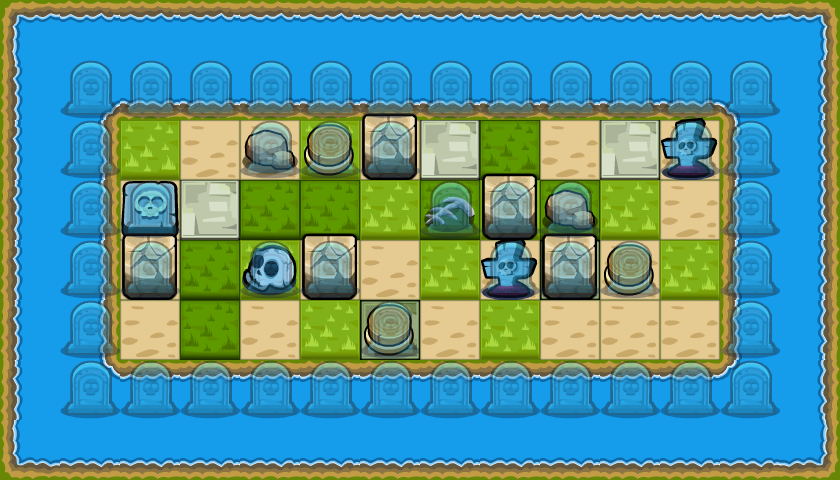

The image is a tile-based game level rendered from a .tmx file. Its description and source (layers, tilesets, objects; grid data summarised) follow:
An orthogonal 14x8 tile map with 60x60 px tiles, 4 tile layers (background_layer, build1_layer, build2_layer, collision_layer), 2 tilesets and 5 objects.

<map version="1.0" orientation="orthogonal" width="14" height="8" tilewidth="60" tileheight="60">
 <tileset firstgid="1" name="map" tilewidth="60" tileheight="60">
  <image source="map.png" width="480" height="360" />
  <tile id="44">
   <properties>
    <property name="isColide" value="true" />
   </properties>
  </tile>
 </tileset>
 <tileset firstgid="49" name="res_map_0_3" tilewidth="58" tileheight="67">
  <image source="res_map_0_3.png" width="58" height="201" />
 </tileset>
 <layer name="background_layer" width="14" height="8">
  <data>[112 cells, 112 non-empty, 17 distinct tile ids]</data>
 </layer>
 <layer name="build1_layer" width="14" height="8">
  <data>[112 cells, 7 non-empty, 4 distinct tile ids]</data>
 </layer>
 <layer name="build2_layer" width="14" height="8">
  <data>[112 cells, 8 non-empty, 3 distinct tile ids]</data>
 </layer>
 <layer name="collision_layer" width="14" height="8" opacity="0.46">
  <data>[112 cells, 47 non-empty, 1 distinct tile ids]</data>
 </layer>
 <objectgroup draworder="topdown" name="objects" width="14" height="8">
  <object x="120" y="120">
   <properties>
    <property name="direction" value="3" />
    <property name="objectName" value="hero" />
    <property name="speed" value="2.5" />
   </properties>
  </object>
  <object x="180" y="300">
   <properties>
    <property name="direction" value="3" />
    <property name="objectName" value="enemy2" />
    <property name="speed" value="1" />
   </properties>
  </object>
  <object x="660" y="180">
   <properties>
    <property name="direction" value="1" />
    <property name="objectName" value="enemy1" />
    <property name="speed" value="1.5" />
   </properties>
  </object>
  <object x="420" y="300">
   <properties>
    <property name="direction" value="3" />
    <property name="objectName" value="enemy1" />
    <property name="speed" value="0.8" />
   </properties>
  </object>
  <object x="420" y="120">
   <properties>
    <property name="direction" value="3" />
    <property name="objectName" value="enemy1" />
    <property name="speed" value="1.5" />
   </properties>
  </object>
 </objectgroup>
</map>